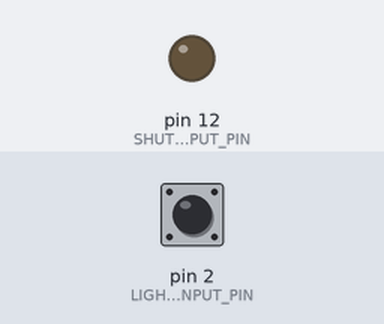
Bench run of a sketch on a simulated Arduino Uno, built with avr-gcc and run on an emulated ATmega328P. Shown: output pins drawn as LEDs (lit = HIGH). The inputs (shaded band) are chosen by the test bench; at power-on: pin 2 (LIGHT_SWITCH_INPUT_PIN) LOW.

Above: at 1.2 s.
1.3 s: pin 2 (LIGHT_SWITCH_INPUT_PIN) pulled HIGH for 0.15 s
At 1.37 s:
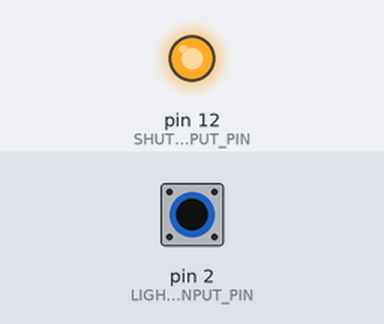
2.9 s: pin 2 (LIGHT_SWITCH_INPUT_PIN) pulled HIGH for 3.2 s
At 7.1 s:
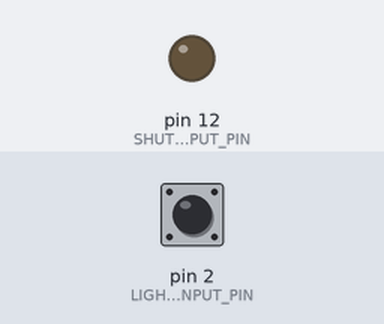
Timing chart, 0 to 8.6 s (numbered marks = the images above; inputs shaded):
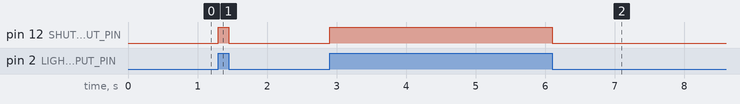

Measured:
- after the input at 1.3 s, pin 12 (SHUTTLE_LIGHTS_OUTPUT_PIN): LOW → HIGH at once, → LOW 0.15 s later
- after the input at 2.9 s, pin 12 (SHUTTLE_LIGHTS_OUTPUT_PIN): LOW → HIGH at once, → LOW 3.2 s later

The sketch:

control_shuttle_lights.ino
```cpp
#define SHUTTLE_LIGHTS_OUTPUT_PIN 12
#define LIGHT_SWITCH_INPUT_PIN 2

void setup() {
  pinMode(SHUTTLE_LIGHTS_OUTPUT_PIN, OUTPUT);
  pinMode(LIGHT_SWITCH_INPUT_PIN, INPUT);
}

void loop() {
  if (digitalRead(LIGHT_SWITCH_INPUT_PIN) == HIGH) {
    digitalWrite(SHUTTLE_LIGHTS_OUTPUT_PIN, HIGH);
  }
  else {
    digitalWrite(SHUTTLE_LIGHTS_OUTPUT_PIN, LOW);
  }
}
```
